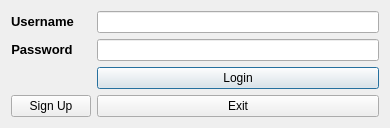
<?xml version="1.0" encoding="UTF-8"?>
<ui version="4.0">
 <class>Dialog_Login</class>
 <widget class="QDialog" name="Dialog_Login">
  <property name="geometry">
   <rect>
    <x>0</x>
    <y>0</y>
    <width>390</width>
    <height>126</height>
   </rect>
  </property>
  <property name="windowTitle">
   <string>Dialog</string>
  </property>
  <layout class="QFormLayout" name="formLayout">
   <item row="0" column="0">
    <widget class="QLabel" name="label">
     <property name="text">
      <string>&lt;html&gt;&lt;head/&gt;&lt;body&gt;&lt;p align=&quot;center&quot;&gt;&lt;span style=&quot; font-size:10pt; font-weight:600;&quot;&gt;Username&lt;/span&gt;&lt;/p&gt;&lt;/body&gt;&lt;/html&gt;</string>
     </property>
    </widget>
   </item>
   <item row="0" column="1">
    <widget class="QLineEdit" name="lineEdit_Username"/>
   </item>
   <item row="1" column="0">
    <widget class="QLabel" name="label_2">
     <property name="text">
      <string>&lt;html&gt;&lt;head/&gt;&lt;body&gt;&lt;p align=&quot;center&quot;&gt;&lt;span style=&quot; font-size:10pt; font-weight:600;&quot;&gt;Password&lt;/span&gt;&lt;/p&gt;&lt;/body&gt;&lt;/html&gt;</string>
     </property>
    </widget>
   </item>
   <item row="1" column="1">
    <widget class="QLineEdit" name="lineEdit_Password"/>
   </item>
   <item row="2" column="1">
    <widget class="QPushButton" name="pushButton_Login">
     <property name="text">
      <string>Login</string>
     </property>
    </widget>
   </item>
   <item row="3" column="1">
    <widget class="QPushButton" name="pushButton_Exit">
     <property name="text">
      <string>Exit</string>
     </property>
    </widget>
   </item>
   <item row="3" column="0">
    <widget class="QPushButton" name="pushButton_Signup">
     <property name="text">
      <string>Sign Up</string>
     </property>
    </widget>
   </item>
  </layout>
 </widget>
 <resources/>
 <connections/>
</ui>
